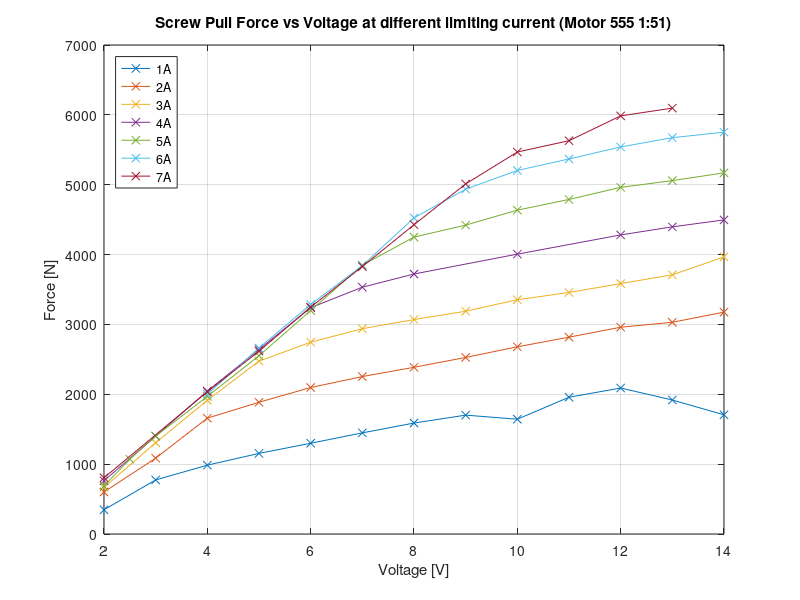

This chart was generated by the following MATLAB code:
clear
raw_data = csvread ("results.csv")

data_1000 = []
data_2000 = []
data_3000 = []
data_4000 = []
data_5000 = []
data_6000 = []
data_7000 = []

gear_ratio = 51

for data_line = raw_data'
  
  if (data_line(2) != gear_ratio)
    continue
  endif
  
  if (data_line(4) == 1000)
    data_1000 = [data_1000; data_line']
  endif
  if (data_line(4) == 2000)
    data_2000 = [data_2000; data_line']
  endif
  if (data_line(4) == 3000)
    data_3000 = [data_3000; data_line']
  endif
  if (data_line(4) == 4000)
    data_4000 = [data_4000; data_line']
  endif
  if (data_line(4) == 5000)
    data_5000 = [data_5000; data_line']
  endif
  if (data_line(4) == 6000)
    data_6000 = [data_6000; data_line']
  endif
  if (data_line(4) == 7000)
    data_7000 = [data_7000; data_line']
  endif
  
endfor

figure(1)
plot (
data_1000(:, 3)/1000,data_1000(:, 6),"-x",
data_2000(:, 3)/1000,data_2000(:, 6),"-x",
data_3000(:, 3)/1000,data_3000(:, 6),"-x",
data_4000(:, 3)/1000,data_4000(:, 6),"-x",
data_5000(:, 3)/1000,data_5000(:, 6),"-x",
data_6000(:, 3)/1000,data_6000(:, 6),"-x",
data_7000(:, 3)/1000,data_7000(:, 6),"-x"

)

xlabel ("Voltage [V]")
ylabel ("Force [N]");
legend ("1A","2A","3A","4A","5A","6A","7A", "location", "northwest");
title("Screw Pull Force vs Voltage at different limiting current (Motor 555 1:51)")
grid on
saveas(1,"plot_torque_current_51.jpg")

